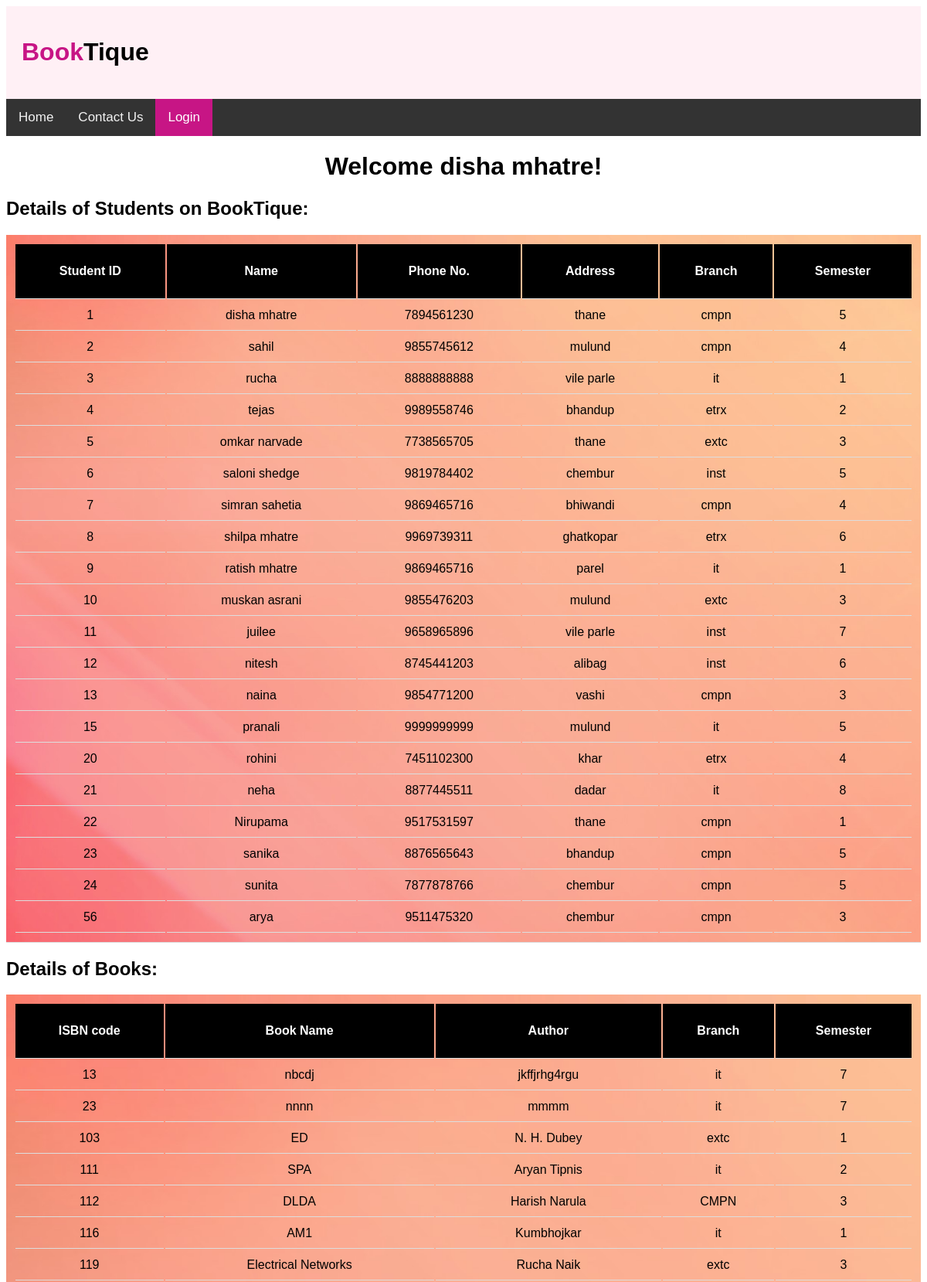
The app's page /adminpage.php (signed in, upper part) with its own data.
### tables this page shows
CREATE TABLE `students` (
  `id` int(11) NOT NULL,
  `name` varchar(20) NOT NULL,
  `phone` bigint(20) NOT NULL,
  `address` varchar(20) NOT NULL,
  `branch` varchar(10) NOT NULL,
  `sem` int(11) NOT NULL,
  `email` varchar(30) NOT NULL,
  `password` varchar(20) NOT NULL
);

CREATE TABLE `books` (
  `bisbn` int(11) NOT NULL,
  `bookname` varchar(20) NOT NULL,
  `author` varchar(20) NOT NULL,
  `bbranch` varchar(5) NOT NULL,
  `bsem` int(11) NOT NULL
);

### adminpage.php (the view, shortened to what this page needs)
<?php
$name2=$_SESSION['name'];
	$query1= "SELECT * FROM students";
	$result1=  mysqli_query($conn, $query1);
	$students=mysqli_fetch_all($result1, MYSQLI_ASSOC);
	$query2= "SELECT * FROM books";
	$result2=  mysqli_query($conn, $query2);
	$books=mysqli_fetch_all($result2, MYSQLI_ASSOC);
	?>
<!DOCTYPE html>
	<html>
	<head>
<div class="head">
			<h1><span class="highlight">Book</span>Tique</h1>
		</div>
		<div class="topnav">
  <a  href="index.php">Home</a>
  <a href="contactus.php">Contact Us</a>
  <a class="active" href="login.php">Login</a>
</div>
</head>
<body>
	<div class="normal">	<h1><?php echo 'Welcome '.$name2. '!';?></h1></div>
<h2>Details of Students on BookTique:</h2>
<div class="student-table">
<table>
			<tr>
			<th>Student ID</th>
			<th>Name</th>
			<th>Phone No.</th>
			<th>Address</th>
			<th>Branch</th>
			<th>Semester</th>
		</tr>
		<?php foreach($students as $student ): ?>
			<tr>
			<div class="well">
				<td><?php echo $student['id'];?></td>
				<td><?php echo $student['name'];?></td>
				<td><?php echo $student['phone'];?></td>
				<td><?php echo $student['address'];?></td>
				<td><?php echo $student['branch'];?></td>
				<td><?php echo $student['sem'];?></td>
			</div>
		</tr>
		<?php endforeach;?>
</table>
</div>
<h2>Details of Books:</h2>
<div class="books-table">
<table>
			<tr>
			<th>ISBN code</th>
			<th>Book Name</th>
			<th>Author</th>
			<th>Branch</th>
			<th>Semester</th>
		</tr>
		<?php foreach($books as $book ): ?>
			<tr>
			<div class="well">
				<td><?php echo $book['bisbn'];?></td>
				<td><?php echo $book['bookname'];?></td>
				<td><?php echo $book['author'];?></td>
				<td><?php echo $book['bbranch'];?></td>
				<td><?php echo $book['bsem'];?></td>
			</div>
		</tr>
		<?php endforeach;?>
</table>
</div>
	</body>
	</html>

### adminpage.php (style rules this page uses)
.normal h1 { text-align: center; color: black; }
* { font-family: sans-serif; }
.head h1 { font-family: sans-serif; font-weight: bold; }
.highlight { color:#C71585; }
.head { background-color: #FFF0F5; padding: 20px; }
.topnav { background-color: #333; overflow: hidden; }
.topnav a { float: left; color: #f2f2f2; text-align: center; padding: 14px 16px; text-decoration: none; font-size: 17px; }
.topnav a.active { background-color: #C71585; color: white; }
.well { margin-left: 20px; float: center; }
th { text-align: center; background-color: black ; color: white; }
td { text-align: center; }
table, th, td { border-bottom: 1px solid #ddd; float: center; padding: 10px; }
table { width: 100%; }
th { height: 50px; }
.student-table { background-image: url('admin.jpg'); background-size: cover; }
.books-table { background-image: url('admin.jpg') ; background-size: cover; }

### records on screen
students: id "1", name "disha mhatre", phone "7894561230", address "thane", branch "cmpn", sem "5"
students: id "2", name "sahil", phone "9855745612", address "mulund", branch "cmpn", sem "4"
students: id "3", name "rucha", phone "8888888888", address "vile parle", branch "it", sem "1"
students: id "4", name "tejas", phone "9989558746", address "bhandup", branch "etrx", sem "2"
students: id "5", name "omkar narvade", phone "7738565705", address "thane", branch "extc", sem "3"
students: id "6", name "saloni shedge", phone "9819784402", address "chembur", branch "inst", sem "5"
students: id "7", name "simran sahetia", phone "9869465716", address "bhiwandi", branch "cmpn", sem "4"
students: id "8", name "shilpa mhatre", phone "9969739311", address "ghatkopar", branch "etrx", sem "6"
students: id "9", name "ratish mhatre", phone "9869465716", address "parel", branch "it", sem "1"
students: id "10", name "muskan asrani", phone "9855476203", address "mulund", branch "extc", sem "3"
students: id "11", name "juilee", phone "9658965896", address "vile parle", branch "inst", sem "7"
students: id "12", name "nitesh", phone "8745441203", address "alibag", branch "inst", sem "6"
students: id "13", name "naina", phone "9854771200", address "vashi", branch "cmpn", sem "3"
students: id "15", name "pranali", phone "9999999999", address "mulund", branch "it", sem "5"
students: id "20", name "rohini", phone "7451102300", address "khar", branch "etrx", sem "4"
students: id "21", name "neha", phone "8877445511", address "dadar", branch "it", sem "8"
students: id "22", name "Nirupama", phone "9517531597", address "thane", branch "cmpn", sem "1"
students: id "23", name "sanika", phone "8876565643", address "bhandup", branch "cmpn", sem "5"
students: id "24", name "sunita", phone "7877878766", address "chembur", branch "cmpn", sem "5"
students: id "56", name "arya", phone "9511475320", address "chembur", branch "cmpn", sem "3"
books: bisbn "13", bookname "nbcdj", author "jkffjrhg4rgu", bbranch "it", bsem "7"
books: bisbn "23", bookname "nnnn", author "mmmm", bbranch "it", bsem "7"
books: bisbn "103", bookname "ED", author "N. H. Dubey", bbranch "extc", bsem "1"
books: bisbn "111", bookname "SPA", author "Aryan Tipnis", bbranch "it", bsem "2"
books: bisbn "112", bookname "DLDA", author "Harish Narula", bbranch "CMPN", bsem "3"
books: bisbn "116", bookname "AM1", author "Kumbhojkar", bbranch "it", bsem "1"
books: bisbn "119", bookname "Electrical Networks", author "Rucha Naik", bbranch "extc", bsem "3"

### other values on screen
$name2 "disha mhatre"
